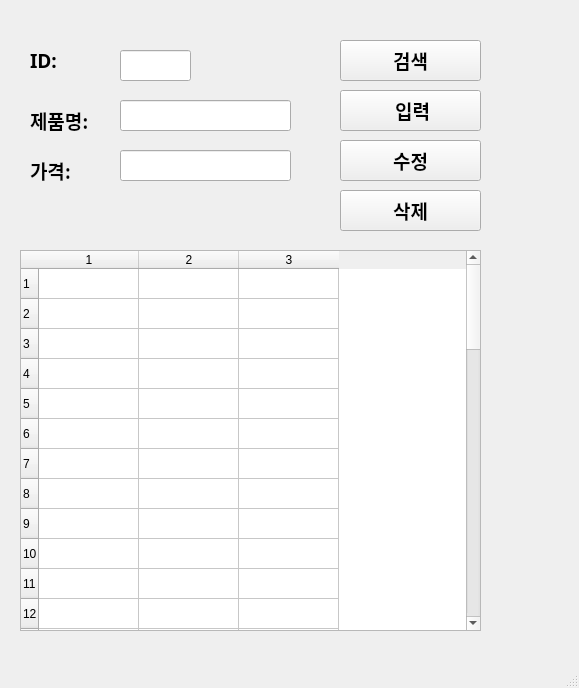
<?xml version="1.0" encoding="UTF-8"?>
<ui version="4.0">
 <class>MainWindow</class>
 <widget class="QMainWindow" name="MainWindow">
  <property name="geometry">
   <rect>
    <x>0</x>
    <y>0</y>
    <width>579</width>
    <height>688</height>
   </rect>
  </property>
  <property name="windowTitle">
   <string>MainWindow</string>
  </property>
  <widget class="QWidget" name="centralwidget">
   <widget class="QLabel" name="label">
    <property name="geometry">
     <rect>
      <x>30</x>
      <y>40</y>
      <width>111</width>
      <height>41</height>
     </rect>
    </property>
    <property name="font">
     <font>
      <family>맑은 고딕</family>
      <pointsize>14</pointsize>
      <weight>75</weight>
      <bold>true</bold>
     </font>
    </property>
    <property name="text">
     <string>ID:</string>
    </property>
   </widget>
   <widget class="QLabel" name="label_2">
    <property name="geometry">
     <rect>
      <x>30</x>
      <y>100</y>
      <width>111</width>
      <height>41</height>
     </rect>
    </property>
    <property name="font">
     <font>
      <family>맑은 고딕</family>
      <pointsize>14</pointsize>
      <weight>75</weight>
      <bold>true</bold>
     </font>
    </property>
    <property name="text">
     <string>제품명:</string>
    </property>
   </widget>
   <widget class="QLabel" name="label_3">
    <property name="geometry">
     <rect>
      <x>30</x>
      <y>150</y>
      <width>111</width>
      <height>41</height>
     </rect>
    </property>
    <property name="font">
     <font>
      <family>맑은 고딕</family>
      <pointsize>14</pointsize>
      <weight>75</weight>
      <bold>true</bold>
     </font>
    </property>
    <property name="text">
     <string>가격:</string>
    </property>
   </widget>
   <widget class="QLineEdit" name="prodID">
    <property name="geometry">
     <rect>
      <x>120</x>
      <y>50</y>
      <width>71</width>
      <height>31</height>
     </rect>
    </property>
    <property name="font">
     <font>
      <family>맑은 고딕</family>
      <pointsize>14</pointsize>
      <weight>75</weight>
      <bold>true</bold>
     </font>
    </property>
   </widget>
   <widget class="QLineEdit" name="prodName">
    <property name="geometry">
     <rect>
      <x>120</x>
      <y>100</y>
      <width>171</width>
      <height>31</height>
     </rect>
    </property>
    <property name="font">
     <font>
      <family>맑은 고딕</family>
      <pointsize>14</pointsize>
      <weight>75</weight>
      <bold>true</bold>
     </font>
    </property>
   </widget>
   <widget class="QLineEdit" name="prodPrice">
    <property name="geometry">
     <rect>
      <x>120</x>
      <y>150</y>
      <width>171</width>
      <height>31</height>
     </rect>
    </property>
    <property name="font">
     <font>
      <family>맑은 고딕</family>
      <pointsize>14</pointsize>
      <weight>75</weight>
      <bold>true</bold>
     </font>
    </property>
   </widget>
   <widget class="QPushButton" name="pushButton">
    <property name="geometry">
     <rect>
      <x>340</x>
      <y>40</y>
      <width>141</width>
      <height>41</height>
     </rect>
    </property>
    <property name="font">
     <font>
      <family>맑은 고딕</family>
      <pointsize>14</pointsize>
      <weight>75</weight>
      <bold>true</bold>
     </font>
    </property>
    <property name="text">
     <string>검색</string>
    </property>
   </widget>
   <widget class="QPushButton" name="pushButton_2">
    <property name="geometry">
     <rect>
      <x>340</x>
      <y>90</y>
      <width>141</width>
      <height>41</height>
     </rect>
    </property>
    <property name="font">
     <font>
      <family>맑은 고딕</family>
      <pointsize>14</pointsize>
      <weight>75</weight>
      <bold>true</bold>
     </font>
    </property>
    <property name="text">
     <string> 입력</string>
    </property>
   </widget>
   <widget class="QPushButton" name="pushButton_3">
    <property name="geometry">
     <rect>
      <x>340</x>
      <y>140</y>
      <width>141</width>
      <height>41</height>
     </rect>
    </property>
    <property name="font">
     <font>
      <family>맑은 고딕</family>
      <pointsize>14</pointsize>
      <weight>75</weight>
      <bold>true</bold>
     </font>
    </property>
    <property name="text">
     <string>수정</string>
    </property>
   </widget>
   <widget class="QPushButton" name="pushButton_4">
    <property name="geometry">
     <rect>
      <x>340</x>
      <y>190</y>
      <width>141</width>
      <height>41</height>
     </rect>
    </property>
    <property name="font">
     <font>
      <family>맑은 고딕</family>
      <pointsize>14</pointsize>
      <weight>75</weight>
      <bold>true</bold>
     </font>
    </property>
    <property name="text">
     <string>삭제</string>
    </property>
   </widget>
   <widget class="QTableWidget" name="tableWidget">
    <property name="geometry">
     <rect>
      <x>20</x>
      <y>250</y>
      <width>461</width>
      <height>381</height>
     </rect>
    </property>
    <property name="rowCount">
     <number>50</number>
    </property>
    <property name="columnCount">
     <number>3</number>
    </property>
    <row/>
    <row/>
    <row/>
    <row/>
    <row/>
    <row/>
    <row/>
    <row/>
    <row/>
    <row/>
    <row/>
    <row/>
    <row/>
    <row/>
    <row/>
    <row/>
    <row/>
    <row/>
    <row/>
    <row/>
    <row/>
    <row/>
    <row/>
    <row/>
    <row/>
    <row/>
    <row/>
    <row/>
    <row/>
    <row/>
    <row/>
    <row/>
    <row/>
    <row/>
    <row/>
    <row/>
    <row/>
    <row/>
    <row/>
    <row/>
    <row/>
    <row/>
    <row/>
    <row/>
    <row/>
    <row/>
    <row/>
    <row/>
    <row/>
    <row/>
    <column/>
    <column/>
    <column/>
   </widget>
  </widget>
  <widget class="QMenuBar" name="menubar">
   <property name="geometry">
    <rect>
     <x>0</x>
     <y>0</y>
     <width>579</width>
     <height>21</height>
    </rect>
   </property>
  </widget>
  <widget class="QStatusBar" name="statusbar"/>
 </widget>
 <resources/>
 <connections>
  <connection>
   <sender>pushButton</sender>
   <signal>clicked()</signal>
   <receiver>MainWindow</receiver>
   <slot>getProduct()</slot>
   <hints>
    <hint type="sourcelabel">
     <x>463</x>
     <y>76</y>
    </hint>
    <hint type="destinationlabel">
     <x>504</x>
     <y>101</y>
    </hint>
   </hints>
  </connection>
  <connection>
   <sender>pushButton_2</sender>
   <signal>clicked()</signal>
   <receiver>MainWindow</receiver>
   <slot>addProduct()</slot>
   <hints>
    <hint type="sourcelabel">
     <x>452</x>
     <y>124</y>
    </hint>
    <hint type="destinationlabel">
     <x>524</x>
     <y>167</y>
    </hint>
   </hints>
  </connection>
  <connection>
   <sender>pushButton_3</sender>
   <signal>clicked()</signal>
   <receiver>MainWindow</receiver>
   <slot>updateProduct()</slot>
   <hints>
    <hint type="sourcelabel">
     <x>439</x>
     <y>175</y>
    </hint>
    <hint type="destinationlabel">
     <x>521</x>
     <y>223</y>
    </hint>
   </hints>
  </connection>
  <connection>
   <sender>pushButton_4</sender>
   <signal>clicked()</signal>
   <receiver>MainWindow</receiver>
   <slot>removeProduct()</slot>
   <hints>
    <hint type="sourcelabel">
     <x>454</x>
     <y>231</y>
    </hint>
    <hint type="destinationlabel">
     <x>537</x>
     <y>293</y>
    </hint>
   </hints>
  </connection>
 </connections>
 <slots>
  <slot>addProduct()</slot>
  <slot>removeProduct()</slot>
  <slot>updateProduct()</slot>
  <slot>getProduct()</slot>
 </slots>
</ui>
